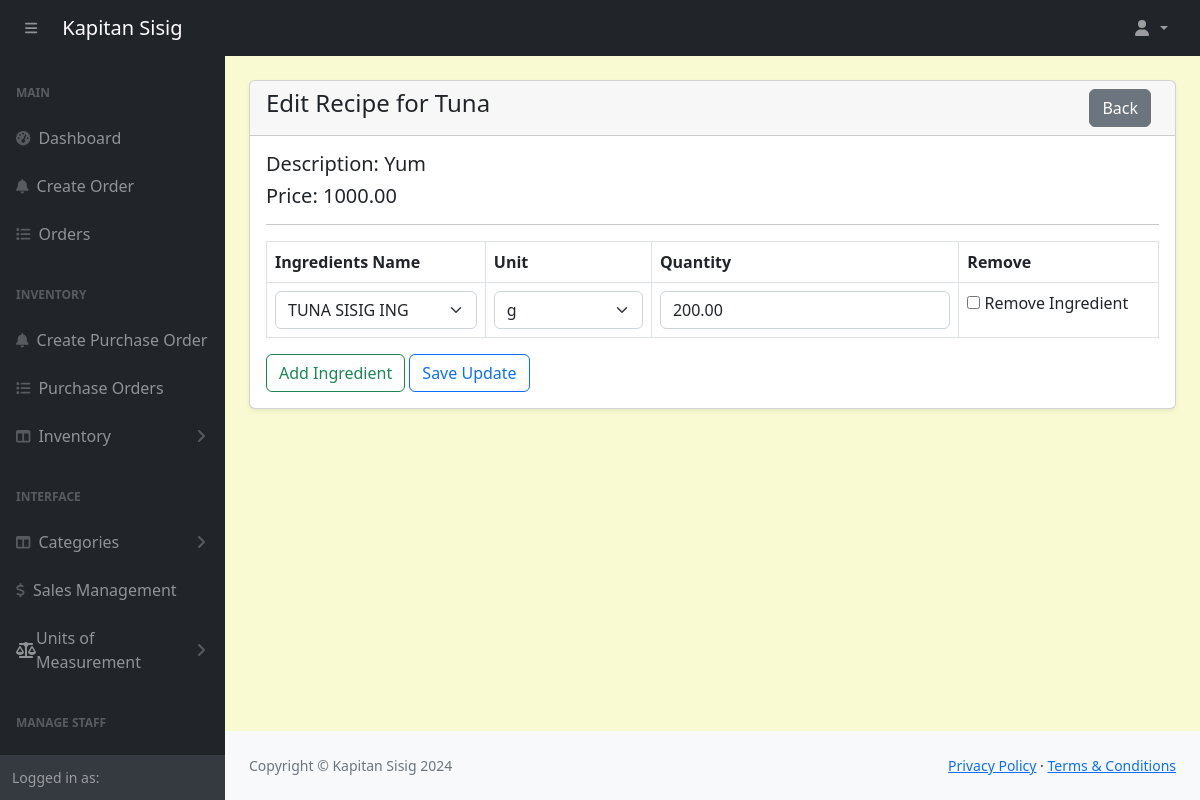
The page /POS-System-KapitanSisig/admin/recipe-edit.php?id=2 on the database its author committed.
### tables this page shows
CREATE TABLE `products` (
  `id` int(11) NOT NULL,
  `category_id` int(11) NOT NULL,
  `productname` varchar(191) NOT NULL,
  `description` varchar(191) NOT NULL,
  `price` decimal(10,2) NOT NULL,
  `image` varchar(255) NOT NULL,
  `created_at` date NOT NULL DEFAULT current_timestamp(),
  `quantity` int(11) NOT NULL
);

CREATE TABLE `recipe_ingredients` (
  `id` int(11) NOT NULL,
  `recipe_id` int(11) NOT NULL,
  `ingredient_id` int(11) NOT NULL,
  `quantity` decimal(10,2) NOT NULL,
  `unit_id` int(11) NOT NULL
);

CREATE TABLE `ingredients` (
  `id` int(11) NOT NULL,
  `name` varchar(191) NOT NULL,
  `unit_id` int(11) NOT NULL,
  `category` varchar(191) NOT NULL,
  `price` decimal(10,2) NOT NULL,
  `quantity` decimal(10,2) NOT NULL
);

CREATE TABLE `units_of_measure` (
  `id` int(11) NOT NULL,
  `category_id` int(11) DEFAULT NULL,
  `uom_name` varchar(255) DEFAULT NULL,
  `type` enum('reference','bigger','smaller') DEFAULT NULL,
  `ratio` decimal(10,5) DEFAULT NULL,
  `active` tinyint(1) DEFAULT 1,
  `rounding_precision` decimal(10,5) DEFAULT NULL
);

### POS-System-KapitanSisig/admin/recipe-edit.php (the view, shortened to what this page needs)
<?php
include('includes/header.php');
if (isset($_GET['id'])) {
    $recipeId = $_GET['id'];
    $recipeQuery = "SELECT * FROM recipes WHERE id = '$recipeId' LIMIT 1";
    $recipeResult = mysqli_query($conn, $recipeQuery);
    $recipe = mysqli_fetch_assoc($recipeResult);
    if ($recipe) {
        $productId = $recipe['product_id'];
        $productQuery = "SELECT * FROM products WHERE id = '$productId' LIMIT 1";
        $productResult = mysqli_query($conn, $productQuery);
        $product = mysqli_fetch_assoc($productResult);
        $ingredientQuery = "
            SELECT ri.id AS recipe_ingredient_id, ri.ingredient_id, ri.unit_id, ri.quantity, i.name AS ingredient_name, u.uom_name AS unit_name
            FROM recipe_ingredients ri
            JOIN ingredients i ON ri.ingredient_id = i.id
            JOIN units_of_measure u ON ri.unit_id = u.id
            WHERE ri.recipe_id = '$recipeId'
        ";
        $ingredientResult = mysqli_query($conn, $ingredientQuery);
        $ingredients = mysqli_query($conn, "SELECT * FROM ingredients");
        $units = mysqli_query($conn, "SELECT * FROM units_of_measure");
    } else {
        echo "Recipe not found!";
        exit();
    }
}
?>
<div class="container-fluid px-4 pb-4">
    <div class="card mt-4 shadow-sm">
        <div class="card-header">
            <h4 class="mb-0">Edit Recipe for <?= htmlspecialchars($product['productname']); ?>
                <a href="recipe-view.php?id=<?= $productId ?>" class="btn btn-secondary float-end me-2">Back</a>
            </h4>
        </div>
        <div class="card-body">
            <h5>Description: <?= htmlspecialchars($product['description']); ?></h5>
            <h5>Price: <?= htmlspecialchars($product['price']); ?></h5>
            <hr />
            <form action="code.php" method="POST">
                <table id="ingredientsTable" class="table table-bordered">
                    <thead>
                        <tr>
                            <th>Ingredients Name</th>
                            <th>Unit</th>
                            <th>Quantity</th>
                            <th>Remove</th>
                        </tr>
                    </thead>
                    <tbody id="tableBody">
                        <?php if (mysqli_num_rows($ingredientResult) > 0): ?>
                            <?php while ($row = mysqli_fetch_assoc($ingredientResult)): ?>
                                <tr>
                                    <td>
                                        <select name="ingredient_id[]" class="form-select" required>
                                            <?php
                                            mysqli_data_seek($ingredients, 0);
                                            while ($ingredient = mysqli_fetch_assoc($ingredients)): ?>
                                                <option value="<?= $ingredient['id']; ?>" <?= ($ingredient['id'] == $row['ingredient_id']) ? 'selected' : ''; ?>>
                                                    <?= htmlspecialchars($ingredient['name']); ?>
                                                </option>
                                            <?php endwhile; ?>
                                        </select>
                                    </td>
                                    <td>
                                        <select name="unit_id[]" class="form-select" required>
                                            <?php
                                            mysqli_data_seek($units, 0);
                                            while ($unit = mysqli_fetch_assoc($units)): ?>
                                                <option value="<?= $unit['id']; ?>" <?= ($unit['id'] == $row['unit_id']) ? 'selected' : ''; ?>>
                                                    <?= htmlspecialchars($unit['uom_name']); ?>
                                                </option>
                                            <?php endwhile; ?>
                                        </select>
                                    </td>
                                    <td>
                                        <input type="number" name="quantity[]" class="form-control" value="<?= htmlspecialchars($row['quantity']); ?>" required>
                                    </td>
                                    <td>
                                        <input type="checkbox" name="remove_recipe_ingredient_id[]" value="<?= $row['recipe_ingredient_id']; ?>" /> Remove Ingredient
                                    </td>
                                </tr>
                            <?php endwhile; ?>
                        <?php endif; ?>
                    </tbody>
                </table>
                <button type="button" class="btn btn-outline-success addRow">Add Ingredient</button>
                <button type="submit" name="updateRecipe" class="btn btn-outline-primary">Save Update</button>
            </form>
        </div>
    </div>
</div>
<?php include('includes/footer.php'); ?>

### POS-System-KapitanSisig/admin/assets/css/custom.css (style rules this page uses)
body { margin: 0; font-family: system-ui, -apple-system, "Segoe UI", Roboto, "Helvetica Neue", "Noto Sans", "Liberation Sans", Arial, sans-serif; font-size: 1rem; font-weight: 400; line-height: 1.5; color: #212529; text-align: left; background-color: #FAFAD2; -webkit-text-size-adjust: 100%; -webkit-tap-highlight-color: rgba(0, 0, 0, 0); }

### rows shown on the page
products: productname "Tuna", description "Yum", price "1000.00"
recipe_ingredients: ingredient.name "TUNA SISIG ING", unit.uom_name "g", quantity "200.00"
